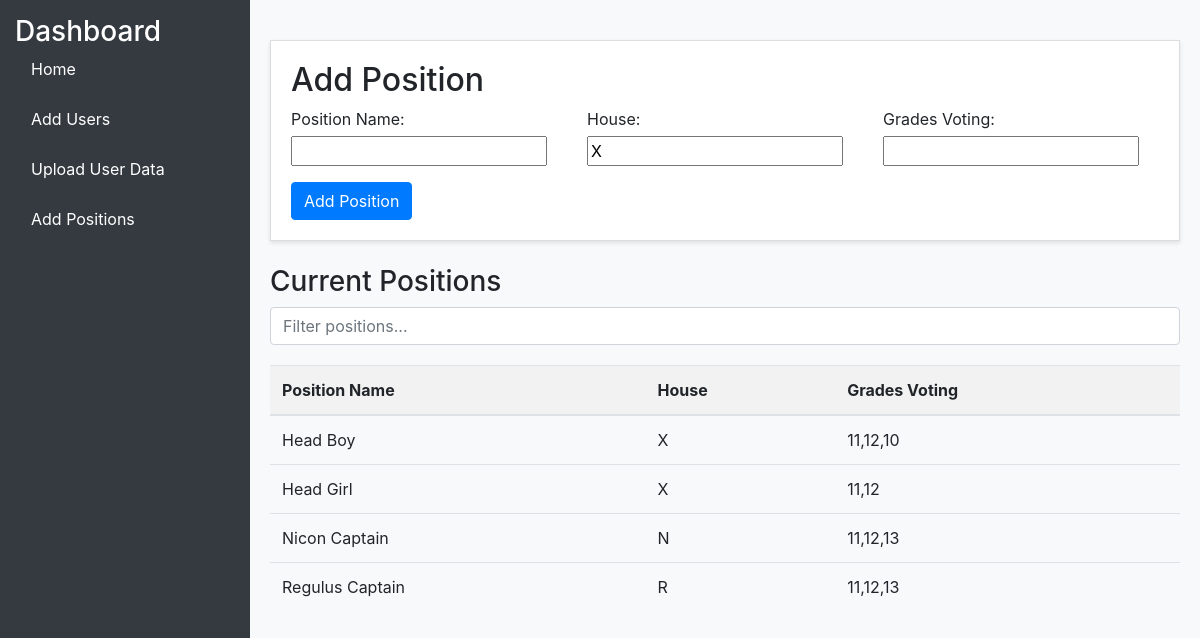
The app's page /ap/ with its own data.
### main/models.py (models this page shows, shortened)
class Position(models.Model):
    Position_name = models.CharField(max_length=254, null=False)
    House = models.CharField(max_length=254, null=True, default='X')
    Grades_voting = models.CharField(max_length=254)

### main/views.py (the view)
# urls.py: path('ap/', views.add_position, name='add_position'),
def add_position(request):
    if request.method == 'POST':
        form = PositionForm(request.POST)
        if form.is_valid():
            form.save()
            return redirect('/ap')  # Redirect to the position list view
    else:
        form = PositionForm()
    positions = Position.objects.all()  # Fetch all positions to display in the form
    return render(request, 'add_position.html', {'form': form, 'positions': positions})

### main/forms.py
class PositionForm(forms.ModelForm):
    class Meta:
        model = Position
        fields = ['Position_name', 'House', 'Grades_voting']

### main/templates/add_position.html (shortened to what this page needs)
<!DOCTYPE html>
<html lang="en">
<head>
    <link href="https://stackpath.bootstrapcdn.com/bootstrap/4.5.2/css/bootstrap.min.css" rel="stylesheet">
</head>
<body>
<div class="wrapper">
    <div class="sidebar">
        <h3>Dashboard</h3>
        <ul class="nav flex-column">
            <li class="nav-item"><a class="nav-link text-white" href="{% url 'Admin_page' %}">Home</a></li>
            <li class="nav-item"><a class="nav-link text-white" href="{% url 'add_user' %}">Add Users</a></li>
            <li class="nav-item"><a class="nav-link text-white" href="{% url 'upload_file' %}">Upload User Data</a></li>
            <li class="nav-item"><a class="nav-link text-white" href="{% url 'add_position' %}">Add Positions</a></li>
        </ul>
    </div>
    <div class="content">
        <div class="form-container">
            <h2>Add Position</h2>
            <form method="post">
                <div class="form-group-row">
                    <div class="form-group">
                        <label for="id_Position_name">Position Name:</label>
                        {{ form.Position_name }}
                    </div>
                    <div class="form-group">
                        <label for="id_House">House:</label>
                        {{ form.House }}
                    </div>
                    <div class="form-group">
                        <label for="id_Grades_voting">Grades Voting:</label>
                        {{ form.Grades_voting }}
                    </div>
                </div>
                <button type="submit" class="btn btn-primary">Add Position</button>
            </form>
        </div>
        <div class="list-container mt-4">
            <h3>Current Positions</h3>
            <input type="text" id="positionFilter" class="form-control filter-input" onkeyup="filterTable()" placeholder="Filter positions...">
            <table class="table">
                <thead>
                    <tr>
                        <th>Position Name</th>
                        <th>House</th>
                        <th>Grades Voting</th>
                    </tr>
                </thead>
                <tbody id="positionTableBody">
                    {% for position in positions %}
                    <tr>
                        <td>{{ position.Position_name }}</td>
                        <td>{{ position.House }}</td>
                        <td>{{ position.Grades_voting }}</td>
                    </tr>
                    {% empty %}
                    <tr>
                        <td colspan="3">No positions available.</td>
                    </tr>
                    {% endfor %}
                </tbody>
            </table>
        </div>
    </div>
</div>
</body>
</html>

### main/templates/add_position.html (style rules this page uses)
.wrapper { display: flex; min-height: 100vh; }
.sidebar { background: #343a40; color: white; min-width: 250px; max-width: 250px; height: 100vh; padding: 15px; }
.sidebar h3, .sidebar ul { margin: 0; padding: 0; }
.sidebar ul { list-style: none; }
.sidebar ul li { margin-bottom: 10px; }
.sidebar ul li a { color: white; text-decoration: none; }
.content { flex-grow: 1; padding: 20px; background: #f8f9fa; }
.form-container { padding: 20px; background-color: #fff; border: 1px solid #ddd; box-shadow: 0 2px 4px rgba(0, 0, 0, 0.1); margin-top: 20px; }
.form-group-row { display: flex; gap: 20px; align-items: center; }
.form-group { flex: 1; }
.form-group label { margin-bottom: 5px; }
.form-group input, .form-group select { margin-bottom: 0; }
.filter-input { margin-bottom: 20px; }
table { width: 100%; margin-top: 20px; }
th, td { padding: 10px; text-align: left; }
th { background-color: #f2f2f2; }

### records on screen
Position: Position_name "Head Boy", House "X", Grades_voting "11,12,10"
Position: Position_name "Head Girl", House "X", Grades_voting "11,12"
Position: Position_name "Nicon Captain", House "N", Grades_voting "11,12,13"
Position: Position_name "Regulus Captain", House "R", Grades_voting "11,12,13"
